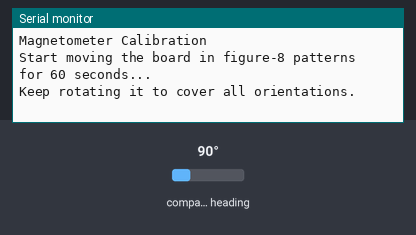
The sketch below on a simulated Arduino Nano 33 BLE. Shown: the last lines printed to the serial monitor. The test bench sets the inputs (shaded band); at power-on: compass heading 90°.

Above: at 1.2 s.
1.3 s: compass heading set to 7°
At 2.9 s:
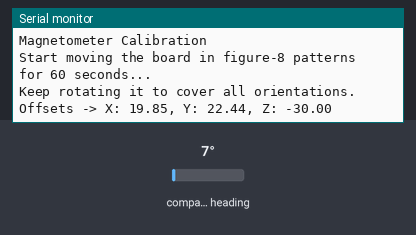
4.3 s: compass heading set to 180°
At 7.3 s:
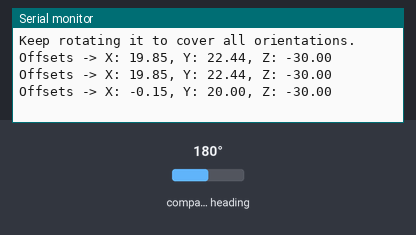

The sketch:

magCal.ino
```cpp
#include <Arduino_BMI270_BMM150.h>

// Variables to store the min/max range of the magnetometer readings
float magX_min = 9999, magX_max = -9999;
float magY_min = 9999, magY_max = -9999;
float magZ_min = 9999, magZ_max = -9999;

unsigned long lastPrintTime = 0;

void setup() {
  Serial.begin(9600);
  while (!Serial);

  if (!IMU.begin()) {
    Serial.println("Failed to initialize IMU!");
    while (1);
  }

  Serial.println("Magnetometer Calibration");
  Serial.println("Start moving the board in figure-8 patterns for 60 seconds...");
  Serial.println("Keep rotating it to cover all orientations.");
  Serial.println();
}

void loop() {
  float mx, my, mz;

  if (IMU.magneticFieldAvailable()) {
    IMU.readMagneticField(mx, my, mz);

    // Update the min and max values for each axis
    if (mx < magX_min) magX_min = mx;
    if (mx > magX_max) magX_max = mx;

    if (my < magY_min) magY_min = my;
    if (my > magY_max) magY_max = my;

    if (mz < magZ_min) magZ_min = mz;
    if (mz > magZ_max) magZ_max = mz;
  }

  // Print the calculated offsets every 2 seconds
  if (millis() - lastPrintTime > 2000) {
    // Calculate the offsets
    float offsetX = (magX_max + magX_min) / 2.0;
    float offsetY = (magY_max + magY_min) / 2.0;
    float offsetZ = (magZ_max + magZ_min) / 2.0;

    Serial.print("Offsets -> X: ");
    Serial.print(offsetX, 2);
    Serial.print(", Y: ");
    Serial.print(offsetY, 2);
    Serial.print(", Z: ");
    Serial.println(offsetZ, 2);

    lastPrintTime = millis();
  }
}
```

Measured:
- after the input at 1.3 s, the serial monitor: prints a new line after 0.70 s (image 1)
- after the input at 4.3 s, the serial monitor: prints a new line after 1.7 s (image 2)
